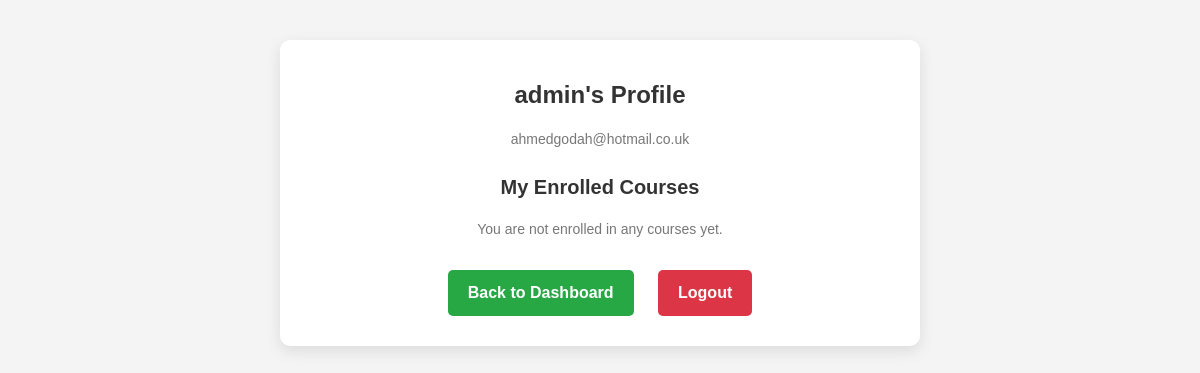
Before: /users/profile/ (signed in) with the older database file.
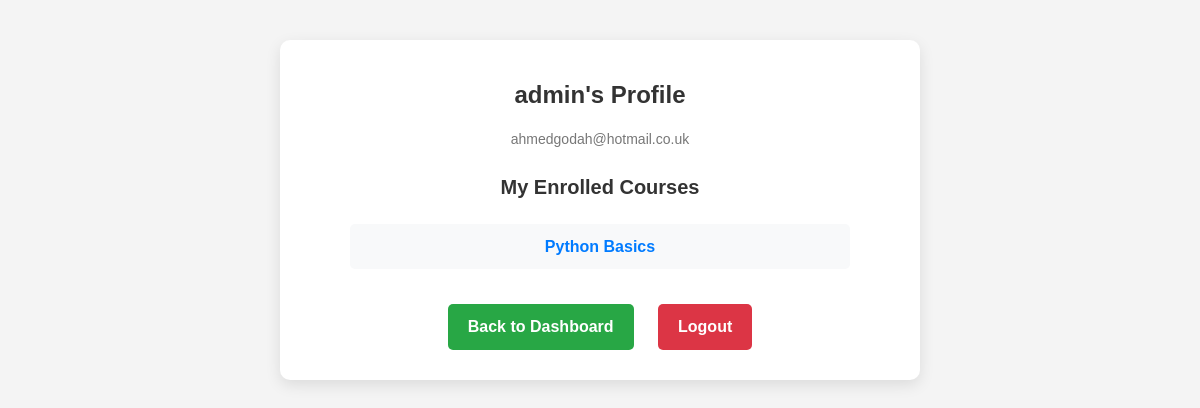
After: the same page with the newer database file.
### courses/models.py (models this page shows, shortened)
class Enrollment(models.Model):
    user = models.ForeignKey(User, on_delete=models.CASCADE)  # Link to User (who enrolled)
    course = models.ForeignKey(Course, on_delete=models.CASCADE)  # Link to Course (enrolled in)
    enrolled_at = models.DateTimeField(auto_now_add=True)  # Timestamp when enrolled

class Course(models.Model):
    title = models.CharField(max_length=255)  # Stores the course title
    description = models.TextField()  # Detailed course description
    price = models.DecimalField(max_digits=6, decimal_places=2, null=True, blank=True)  # Course price, optional
    date_created = models.DateTimeField(auto_now_add=True)  # Auto-set timestamp when course is created

### users/views.py (the view)
# urls.py: path('profile/', views.profile, name='profile'),
@login_required
def profile(request):
    return render(request, 'users/profile.html', {'user': request.user})

### users/templates/users/profile.html (shortened to what this page needs)
<!DOCTYPE html>
<html lang="en">
<head>
    {% load static %}
    <link rel="stylesheet" href="{% static 'css/style.css' %}">
</head>
<body>
    <div class="profile-container">
        <div class="profile-header">
            <h1>{{ user.username }}'s Profile</h1>
            <p class="email">{{ user.email }}</p>
        </div>
        <div class="course-section">
            <h2>My Enrolled Courses</h2>
            {% if user.enrollment_set.all %}
                <ul class="course-list">
                    {% for enrollment in user.enrollment_set.all %}
                        <li>
                            <a href="{% url 'course_detail' enrollment.course.id %}" class="course-link">
                                {{ enrollment.course.title }}
                            </a>
                        </li>
                    {% endfor %}
                </ul>
            {% else %}
                <p class="no-courses">You are not enrolled in any courses yet.</p>
            {% endif %}
        </div>
        <div class="profile-actions">
            <a href="{% url 'dashboard' %}" class="btn btn-secondary">Back to Dashboard</a>
            <a href="{% url 'logout' %}" class="btn logout-btn">Logout</a>
        </div>
    </div>
</body>
</html>

Changed rows visible on the page:
added Enrollment: course "Python Basics"
Other visible differences:
text no longer shown: "You are not enrolled in any courses yet."
